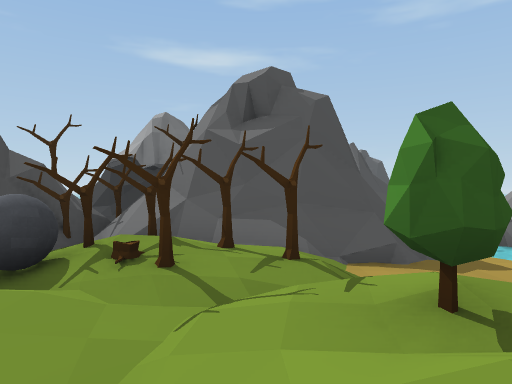
[1] (above)

19 first-person views from a walk through a 3-D level made in the Unity game engine. The camera is 1.3 m above the floor, looks level and sees 70° across. The floor is counted in squares, 2 m on a side. Each view is taken from the middle of a square. On the plan, view 1 faces up. The plan holds only what a view shows up to about 11 squares ahead; the rest is blank. The place goes on beyond the plan. The player is left out. Some surface patterns are stand-ins.

[2]
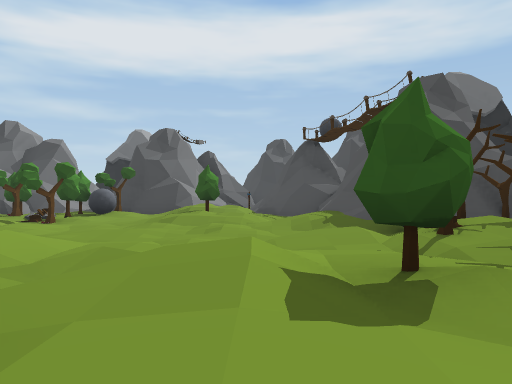

[3]
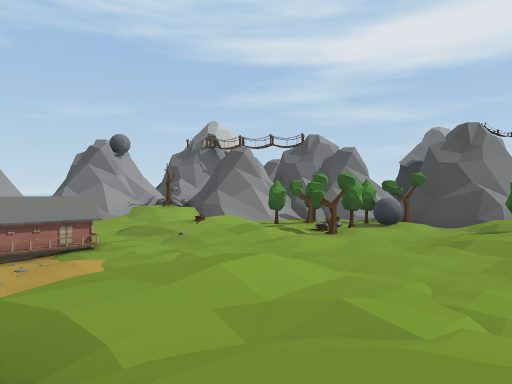

[4]
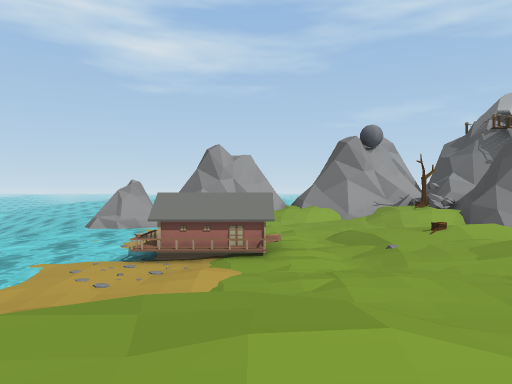

[5]
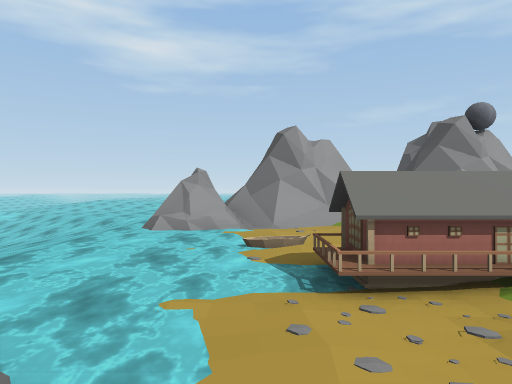

[6]
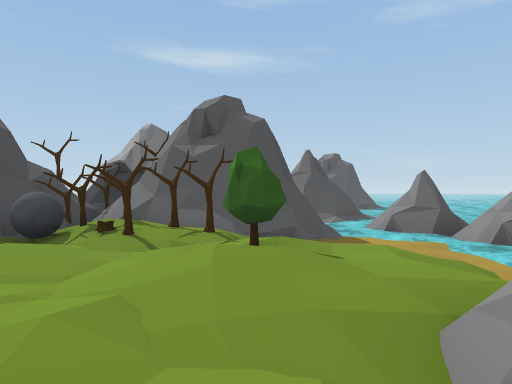

[7]
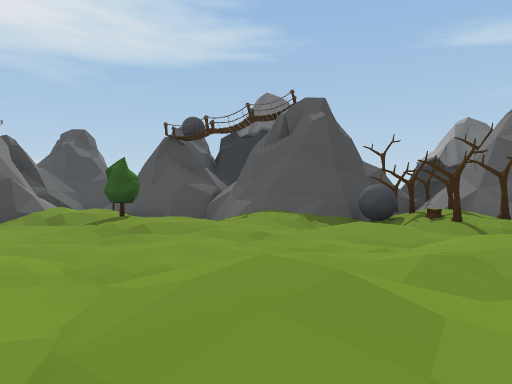

[8]
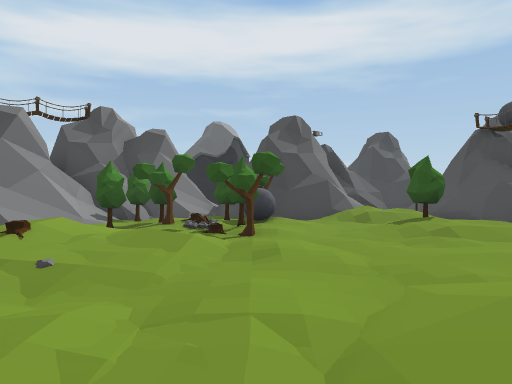

[9]
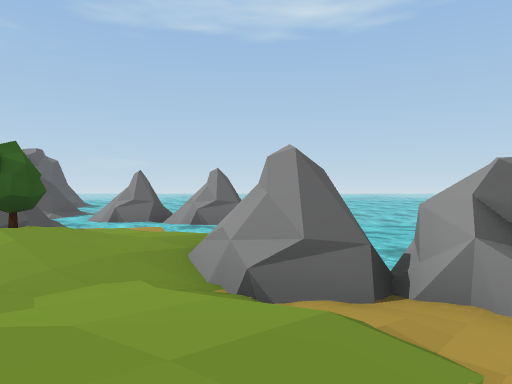

[10]
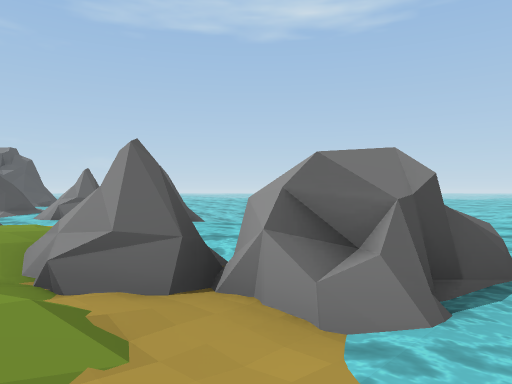

[11]
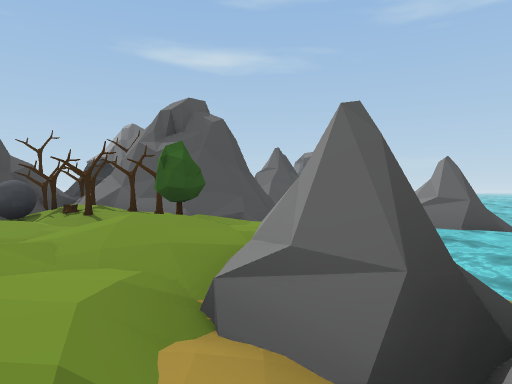

[12]
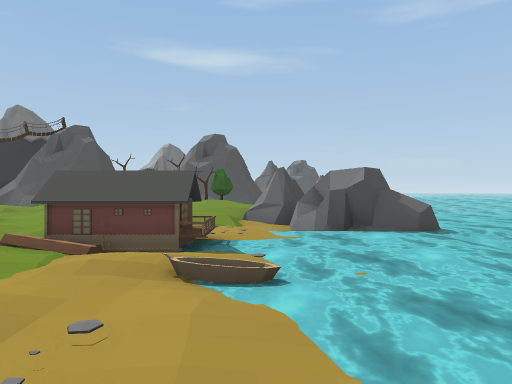

[13]
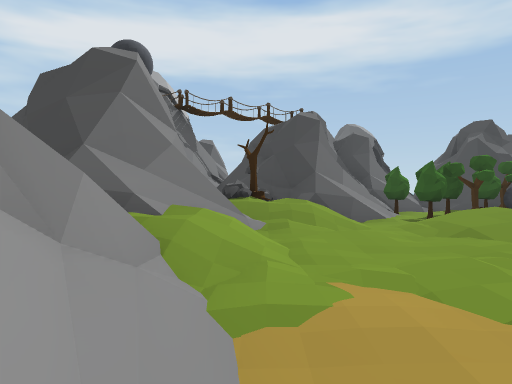

[14]
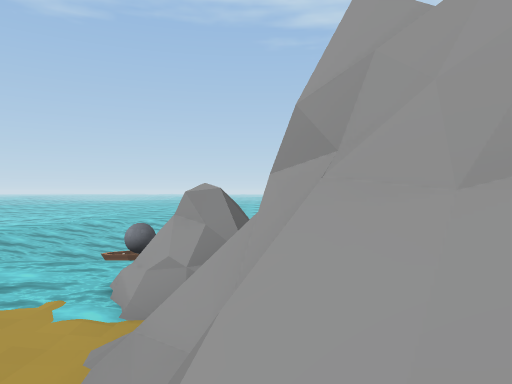

[15]
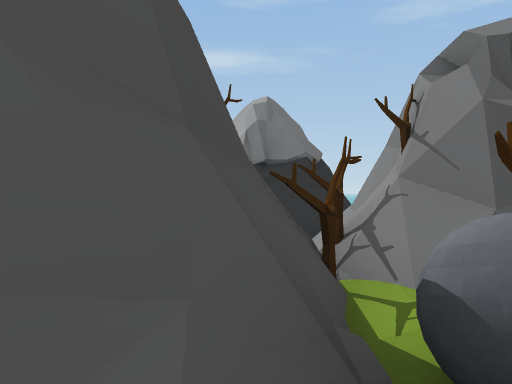

[16]
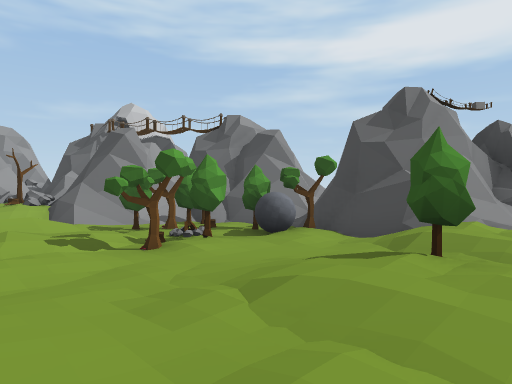

[17]
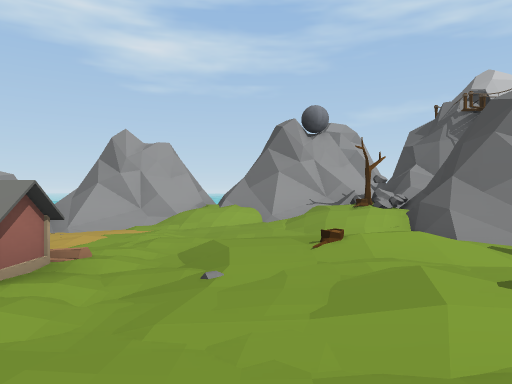

[18]
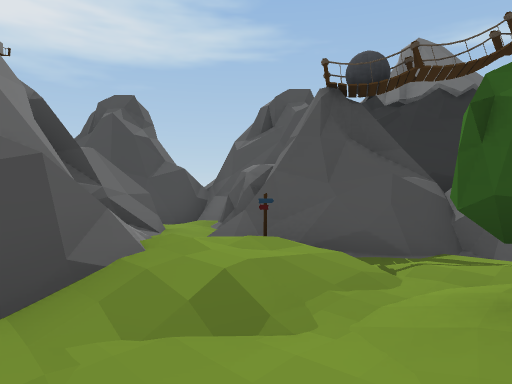

[19]
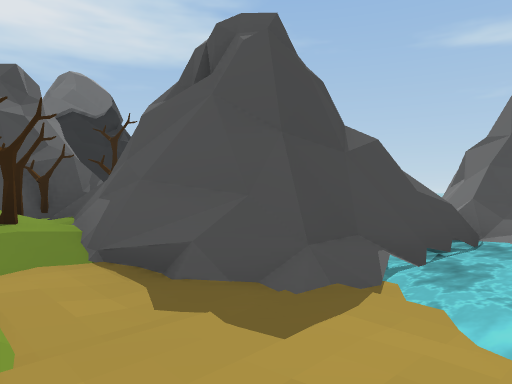

### Floor plan
Key: @ floor where view 1 was taken; # wall or solid block; . main floor; : floor 0.25 m higher than the main floor; - floor 0.25 m lower than the main floor; + floor 0.5 m higher than the main floor; * floor 0.75 m higher than the main floor; / step, stairs or slope; = window, fence, low wall or low ledge; ~ water the walk can cross; ≈ water the walk keeps out of; ^ raised ledge; v drop or lower ground; T tree; B ball; H house; O other object.
Columns run from 10 left of view 1 to 7 right of it. Each row starts with its distance up from view 1.
  8         v#  #≈≈
  7         v^  #≈#
  6       ##TT ^#≈##
  5        TT###/-~#
  4       ##TTT.---##^
  3   #####/BTT:/--~-
  2 ####/.+::.:T:.-~~
  1 #.//:::...:+:/~≈≈≈
  0 ##:+.T:...@::/~≈≈≈
 -1 ###+.::.:.:.##~≈≈≈
 -2  ##.......::.# ≈≈≈
 -3  ##TBTT:....-##=≈≈
 -4  #=TT.:+:....~≈≈≈≈
 -5  #=TTT:::.HH~~≈≈≈≈
 -6  ##T/./+:....~≈≈≈≈
 -7  ####/......~~≈≈≈B
 -8     ##//:....~≈≈≈B
 -9     #OOT//.-/#≈≈≈≈
-10     #####*=###≈≈≈≈
-11        ######= ≈≈≈
-12                ≈≈≈
-13                ≈≈≈

Where each view was taken, in squares from view 1:
view 1: 0 up, 0 right, facing up
view 2: 1 up, 3 right, facing left
view 3: 1 up, 2 right, facing down-left
view 4: 0 up, 0 right, facing down
view 5: 2 down, 2 right, facing down
view 6: 2 down, 1 right, facing up
view 7: 3 down, 1 right, facing up-left
view 8: 3 down, 1 right, facing left
view 9: 3 down, 0 right, facing up-right
view 10: 4 down, 1 right, facing up-right
view 11: 3 down, 2 right, facing up
view 12: 9 down, 2 right, facing up
view 13: 9 down, 2 right, facing left
view 14: 10 down, 1 left, facing right
view 15: 2 up, 3 left, facing up
view 16: 1 up, 2 left, facing down-left
view 17: 2 down, 2 left, facing down
view 18: 2 down, 5 left, facing up-left
view 19: 3 up, 4 right, facing up-left
